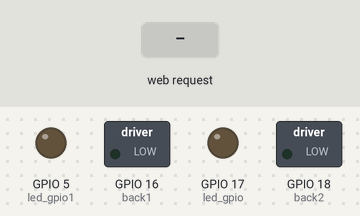
The sketch below on a simulated ESP32. Shown: switched loads named in the sketch (green lamp = pin HIGH), output pins drawn as LEDs (lit = HIGH). The inputs (shaded band) are chosen by the test bench. WiFi joins after 1.5 s; servers stay silent unless stated; what the sketch prints to the serial monitor is not drawn.

Above: at 2.7 s.
2.8 s: HTTP request GET /F received
At 3.8 s:
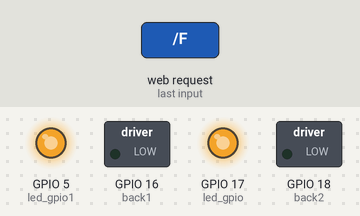
4.3 s: HTTP request GET /B received
At 4.9 s:
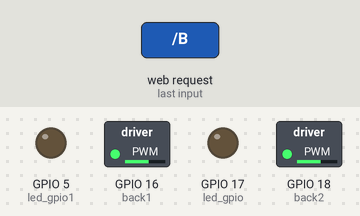
5.8 s: HTTP request GET /R received
At 7.0 s:
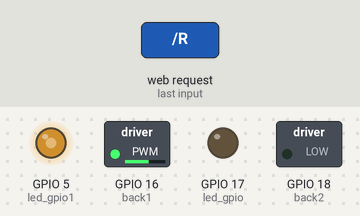
7.3 s: HTTP request GET /L received
At 8.4 s:
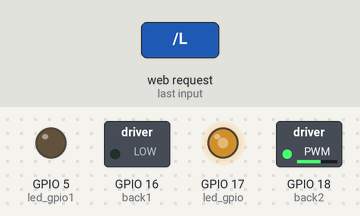
Timing chart, 0 to 9.8 s (numbered marks = the images above; inputs shaded):
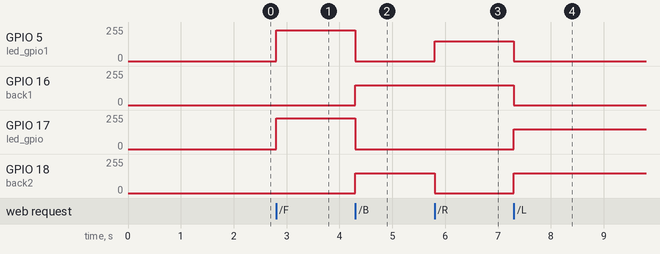

Measured:
- after the input at 2.8 s, GPIO 5 (led_gpio1), GPIO 17 (led_gpio): 0/255 → 229/255 at once
- after the input at 4.3 s, GPIO 5 (led_gpio1), GPIO 17 (led_gpio): 229/255 → 0/255 at once; GPIO 16 (back1), GPIO 18 (back2): 0/255 → 149/255 at once
- after the input at 5.8 s, GPIO 5 (led_gpio1): 0/255 → 149/255 at once; GPIO 18 (back2): 149/255 → 0/255 at once
- after the input at 7.3 s, GPIO 5 (led_gpio1), GPIO 16 (back1): 149/255 → 0/255 at once; GPIO 17 (led_gpio), GPIO 18 (back2): 0/255 → 149/255 at once

The sketch:

Wifi_control.ino
```cpp
/*********
  Rui Santos
  Complete project details at https://randomnerdtutorials.com
*********/

// Load Wi-Fi library
#include <WiFi.h>

// Replace with your network credentials
const char* ssid     = "Privet_Suka";
const char* password = "123456789";

const char* ssidToConnect     = "nokia 5700 xpressmusic";
const char* passwordToConnect = "11111111";

// Set web server port number to 80
WiFiServer server(80);

const byte led_gpio = 17; // the PWM pin the LED is attached to
const byte led_gpio1 = 5; // the PWM pin the LED is attached to

const byte back1 = 16; // the PWM pin the LED is attached to
const byte back2 = 18; // the PWM pin the LED is attached to

// Variable to store the HTTP request
String header;

void setup() {
  Serial.begin(115200);

  //-------------------MOTORS SETUP-----------------

  ledcAttachPin(led_gpio, 0); // assign a led pins to a channel
  ledcAttachPin(led_gpio1, 1); // assign a led pins to a channel
  ledcAttachPin(back1, 2); // assign a led pins to a channel
  ledcAttachPin(back2, 3); // assign a led pins to a channel
  ledcSetup(0, 4000, 8); // 12 kHz PWM, 8-bit resolution
  ledcSetup(1, 4000, 8); // 12 kHz PWM, 8-bit resolution
  ledcSetup(2, 4000, 8); // 12 kHz PWM, 8-bit resolution
  ledcSetup(3, 4000, 8); // 12 kHz PWM, 8-bit resolution


    // Connect to Wi-Fi network with SSID and password
    Serial.print("Setting Access Point…");
    // Remove the password parameter, if you want the AP (Access Point) to be open
    WiFi.softAP(ssid, password);

    IPAddress IP = WiFi.softAPIP();
    Serial.print("Our IP address: ");
    Serial.println(IP);

    server.begin();

    Serial.println();
    Serial.println();
    Serial.print("Connecting to ");
    Serial.println(ssidToConnect);

    WiFi.begin(ssidToConnect, passwordToConnect);

    while (WiFi.status() != WL_CONNECTED) {
        delay(500);
        Serial.print(".");
    }

    Serial.println("");
    Serial.println("WiFi connected.");
    Serial.println("IP address of NOKIA EXPRESSMUSIC : ");
    Serial.println(WiFi.localIP());
}

void loop(){


  WiFiClient client = server.available();   // Listen for incoming clients

  if (client) {                             // If a new client connects,
    Serial.println("New Client.");          // print a message out in the serial port
    String currentLine = "";                // make a String to hold incoming data from the client
    while (client.connected()) {            // loop while the client's connected
      if (client.available()) {             // if there's bytes to read from the client,
        char c = client.read();             // read a byte, then
        Serial.write(c);                    // print it out the serial monitor
        header += c;
        if (c == '\n') {                    // if the byte is a newline character
          // if the current line is blank, you got two newline characters in a row.
          // that's the end of the client HTTP request, so send a response:
          if (currentLine.length() == 0) {
            // HTTP headers always start with a response code (e.g. HTTP/1.1 200 OK)
            // and a content-type so the client knows what's coming, then a blank line:
            client.println("HTTP/1.1 200 OK");
            client.println("Content-type:text/html");
            client.println("Connection: close");
            client.println();


            // Display the HTML web page
            client.println("<!DOCTYPE html><html>");
            client.println("<head><meta name=\"viewport\" content=\"width=device-width, initial-scale=1\">");
            client.println("<link rel=\"icon\" href=\"data:,\">");
            // CSS to style the on/off buttons
            // Feel free to change the background-color and font-size attributes to fit your preferences
            client.println("<style>html { font-family: Helvetica; display: inline-block; margin: 0px auto; text-align: center;}");
            client.println(".button { background-color: #4CAF50; border: none; color: white; padding: 16px 40px;");
            client.println("text-decoration: none; font-size: 30px; margin: 2px; cursor: pointer;}");
            client.println(".button2 {background-color: #555555;}</style></head>");

            // Web Page Heading
            client.println("<body><h1>ESP32 Web Server</h1>");
            // the content of the HTTP response follows the header:
            client.print("<h2 class='button'>Click <a href=\"/F\">here</a> to go forward <br></h2>");
            client.print("<h2 class='button'>Click <a href=\"/S\">here</a> to Stop <br></h2>");
            client.print("<h2 class='button'>Click <a href=\"/B\">here</a> to go Back <br></h2>");
            client.print("<h2 class='button'>Click <a href=\"/R\">here</a> to turn Right <br></h2>");
            client.print("<h2 class='button'>Click <a href=\"/L\">here</a> to go Left <br></h2>");
            client.println("</body></html>");

            // The HTTP response ends with another blank line
            client.println();
            // Break out of the while loop
            break;
          } else { // if you got a newline, then clear currentLine
            currentLine = "";
          }
        } else if (c != '\r') {  // if you got anything else but a carriage return character,
          currentLine += c;      // add it to the end of the currentLine
        }
        // Check to see if the client request was "GET /H" or "GET /L":
        if (currentLine.endsWith("GET /F")) {
          ledcWrite(0, 230); // set the brightness of the LED
          ledcWrite(1, 230); // set the brightness of the LED
          ledcWrite(2, 0); // set the brightness of the LED
          ledcWrite(3, 0); // set the brightness of the LED               // GET /H turns the LED on
        }
        if (currentLine.endsWith("GET /S")) {
          ledcWrite(0, 0); // set the brightness of the LED
          ledcWrite(1, 0); // set the brightness of the LED
          ledcWrite(2, 0); // set the brightness of the LED
          ledcWrite(3, 0); // set the brightness of the LED                  // GET /L turns the LED off
        }
        if (currentLine.endsWith("GET /B")) {
          ledcWrite(0, 0); // set the brightness of the LED
          ledcWrite(1, 0); // set the brightness of the LED
          ledcWrite(2, 150); // set the brightness of the LED
          ledcWrite(3, 150); // set the brightness of the LED                  // GET /L turns the LED off
        }
        if (currentLine.endsWith("GET /R")) {
          ledcWrite(0, 0); // set the brightness of the LED
          ledcWrite(1, 150); // set the brightness of the LED
          ledcWrite(2, 150); // set the brightness of the LED
          ledcWrite(3, 0); // set the brightness of the LED
                          // GET /L turns the LED off
        }
        if (currentLine.endsWith("GET /L")) {
            ledcWrite(0, 150); // set the brightness of the LED
          ledcWrite(1, 0); // set the brightness of the LED
          ledcWrite(2, 0); // set the brightness of the LED
          ledcWrite(3, 150); // set the brightness of the LED                 // GET /L turns the LED off
        }
      }
    }
    // Clear the header variable
    header = "";
    // Close the connection
    client.stop();
    Serial.println("Client disconnected.");
    Serial.println("");
  }

}

void captureFlag(){
  int wifiSignal = getSignalStrength("Bot1") ;
  while(getSignalStrength("Bot1") < wifiSignal){
    ledcWrite(0, 230); // set the brightness of the LED
    ledcWrite(1, 230); // set the brightness of the LED
    ledcWrite(2, 0); // set the brightness of the LED
    ledcWrite(3, 0); // set the brightness of the LED
    delay(500);
    ledcWrite(0, 0); // set the brightness of the LED
    ledcWrite(1, 180); // set the brightness of the LED
    ledcWrite(2, 180); // set the brightness of the LED
    ledcWrite(3, 0); // set the brightness of the LED
    delay(500);
  }
  while(getSignalStrength("Bot1") < 35){
    ledcWrite(0, 230); // set the brightness of the LED
    ledcWrite(1, 230); // set the brightness of the LED
    ledcWrite(2, 0); // set the brightness of the LED
    ledcWrite(3, 0); // set the brightness of the LED
  }


}

int getSignalStrength(String wifiName){
  Serial.println("scan start");

    // WiFi.scanNetworks will return the number of networks found
    int n = WiFi.scanNetworks();
    Serial.println("scan done");
    if (n == 0) {
        Serial.println("no networks found");
    } else {
        for (int i = 0; i < n; ++i) {
            if(WiFi.SSID(i) == wifiName){
                Serial.print(WiFi.SSID(i));
                Serial.print("Signal Strength: ");
                Serial.print(WiFi.RSSI(i));
                return WiFi.RSSI(i);
            }
        }
    }
}
```

resit.ino
```cpp

```
